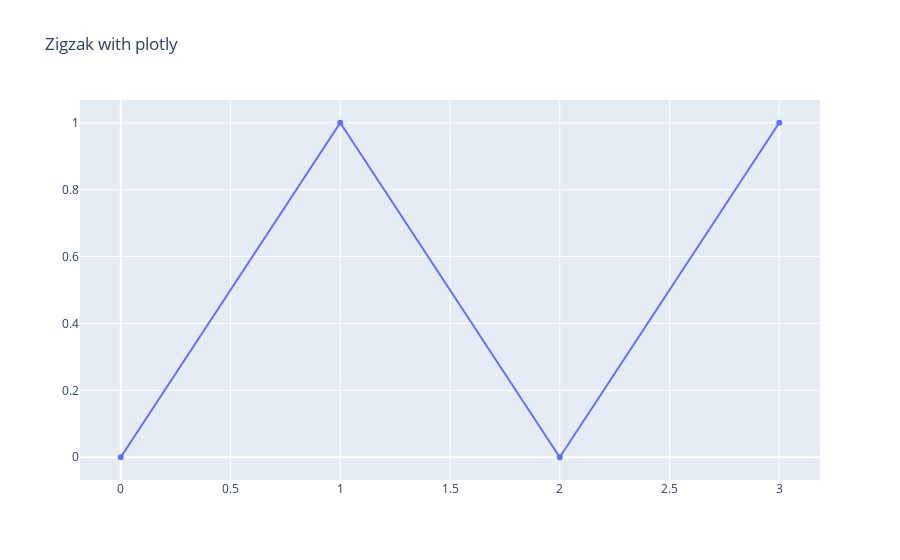

Here is the notebook cell this chart was saved with:
### Code cell
import plotly.graph_objects as go

X = [0,1,2,3]
Y = [0,1,0,1]

data = go.Scatter(x=X, y=Y)
layout = {
    'title': "Zigzak with plotly"
}
fig = go.Figure(data, layout)
fig.show()

### Figure 1 — Plotly figure (JSON) as saved in the notebook; plotly's stock layout.template omitted (floating-point values rounded to 4 significant figures)
{"data": [{"type": "scatter", "x": [0, 1, 2, 3], "y": [0, 1, 0, 1]}], "layout": {"autosize": true, "title": {"text": "Zigzak with plotly"}, "xaxis": {"autorange": true, "range": [-0.2138, 3.214], "type": "linear"}, "yaxis": {"autorange": true, "range": [-0.08252, 1.083], "type": "linear"}}}
